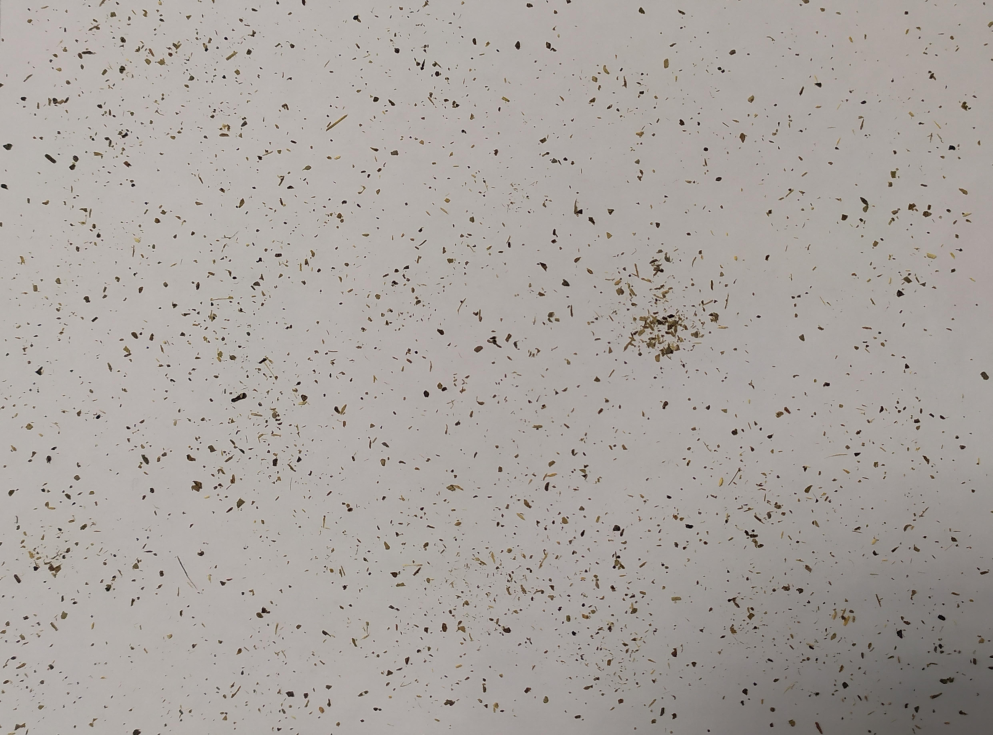
#> input picture Paper1-YMporousmat/count_grains/extrafine/YM2_extrafine_200x150.JPG, 4962 x 3674 px, found by its file name (shown at 1/5 size)
$ jupyter execute count_grain_extrafine.ipynb
#> lines starting #> are read from the running program, lines starting #| are printed output that depends on the picture; after the words box and inside, x2 and y2 are one past the last pixel; in counts of white or black regions, pixels touching at a corner belong together; long printed decimals are rounded
## Algorithm to predict the size of the Yerba Mate grains

It is based in a photo of the grains disposed in a white paper. The algorithm can detect the contours and calculate the equivalent width and length of each grain. Then the distribution of the particle sizes is shown.

1. First the image is loaded and the cv2 library is used to process the image

[cell 1]
import cv2 as cv
import numpy as np
import pandas as pd
import seaborn as sns
from sklearn.cluster import KMeans
import matplotlib.pyplot as plt
import scienceplots

plt.style.use(['science', 'no-latex'])

fname = 'YM2_extrafine_200x150.jpg'
# fname = 'YM2_extrafine_2.2_clean.JPG'
img = cv.imread(fname) #YM_media3_2914x1758
#> img is the input picture: shape (3674, 4962, 3); mean B, G, R 158.7, 162.9, 168.4

#YM2_fine_150x100 --> 2684/150 = 17.89  ; 1768/100 = 17.68 resolution
#YM2_gruesa_200x150 --> 2454/200=12.27 ; 1826/150= 12.17
#YM2_extrafine_200x150 -->  5136/200 = 25.68 ; 3726/150 = 24.84

# Convert the image to grayscale
gray = cv.cvtColor(img, cv.COLOR_BGR2GRAY)
img_rgb = cv.cvtColor(img, cv.COLOR_BGR2RGB)

xlim = (1500, 2300)
ylim = (1750, 1200)

# Apply Gaussian blur to reduce noise
gray_blurred = cv.GaussianBlur(gray, (7, 7), 5)
img_edges = cv.Canny(gray,150,200)
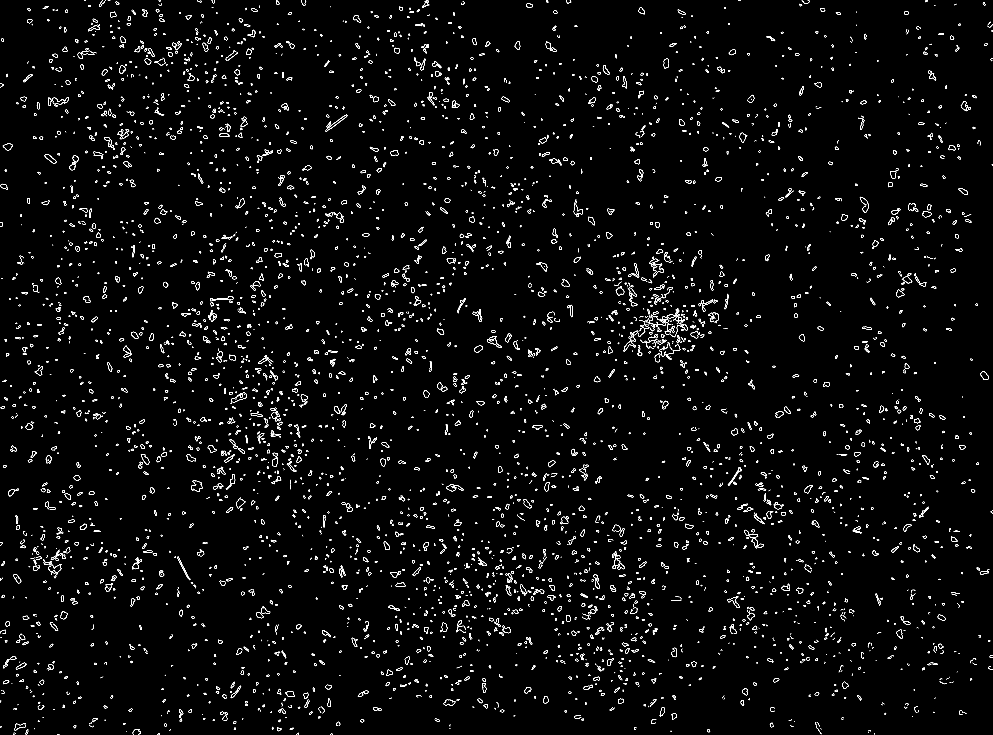
#> img_edges: shape (3674, 4962) (shown at 1/5 size); 1.1% white in thin lines or dots
#cv2.Canny

fig, axx = plt.subplots(1, 4, figsize=(25,10))
axx[0].imshow(img_rgb)
axx[1].imshow(gray, cmap='gray')
axx[2].imshow(gray_blurred, cmap='gray')
axx[3].imshow(img_edges)
#fig.suptitle('Yerba Mate extrafine granules')
axx[0].set_xlabel('Pixel')
axx[0].set_ylabel('Pixel')
axx[0].set_title('Original')
#axx[0].set_xlim(4000, 5000)
#axx[0].set_ylim(2500, 3500)

axx[1].set_title('Gray')
axx[1].set_xlim(xlim)
axx[1].set_ylim(ylim)

axx[2].set_title('Gray Blurred')
axx[2].set_xlim(xlim)
axx[2].set_ylim(ylim)

axx[3].set_title('Edges')
axx[3].set_xlim(xlim)
axx[3].set_ylim(ylim)
plt.show()
print('Hello')

[cell 2]
#!pip install --upgrade pip
#!pip install opencv-python

#### Define the threshold of the image

[cell 3]
# Get the pixel resolution in pixels per millimeter (Enter valid values based on your image)
#pixel_resolution_x = float(input("Enter horizontal pixel resolution (pixels/mm): ")) #2234/100=22.34
#pixel_resolution_y = float(input("Enter vertical pixel resolution (pixels/mm): "))   #1358/60= 22.62

#YM2_extrafine_200x150.jpg (4975x3689 px)
pixel_resolution_x = 24.8
pixel_resolution_y = 24.6

# pixel_resolution_x = 3732/297
# pixel_resolution_y = 2674/210

# Apply thresholding to segment the sticks from the background
thresh = cv.threshold(gray_blurred, 100, 255, cv.THRESH_BINARY_INV + cv.THRESH_OTSU)[1]
#> thresh: shape (3674, 4962); 10.4% white; 3698 white regions (492 under 20 px), largest, box (x1, y1, x2, y2) and area: (3178, 2646, 4962, 3674) 1183112, (3117, 1544, 3441, 1758) 16398, (3296, 1712, 3401, 1799) 4064
thresh2 = cv.adaptiveThreshold(gray_blurred, 255, cv.ADAPTIVE_THRESH_GAUSSIAN_C, cv.THRESH_BINARY_INV, 71,4) #Tune this last two numbers (odd values) to make the selection finer of coarser
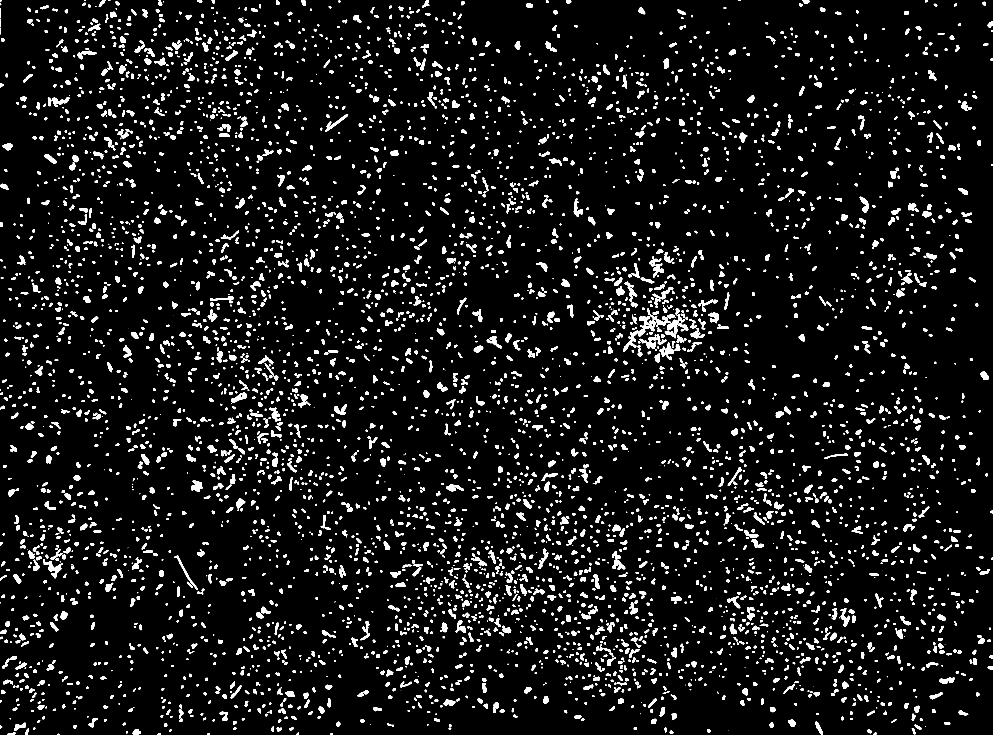
#> thresh2: shape (3674, 4962) (shown at 1/5 size); 6.1% white; 5460 white regions (282 under 20 px)

fig, axx = plt.subplots(2, 2, figsize=(15,10))
axx[0][0].imshow(cv.cvtColor(thresh, cv.COLOR_BGR2RGB))
axx[0][0].set_title('Threshold')

axx[0][1].imshow(cv.cvtColor(thresh, cv.COLOR_BGR2RGB))
axx[0][1].set_xlim(xlim)
axx[0][1].set_ylim(ylim)

axx[1][0].imshow(cv.cvtColor(thresh2, cv.COLOR_BGR2RGB))
axx[1][0].set_title('Adaptive Threshold')

axx[1][1].imshow(cv.cvtColor(thresh2, cv.COLOR_BGR2RGB))
axx[1][1].set_xlim(xlim)
axx[1][1].set_ylim(ylim)

plt.show()
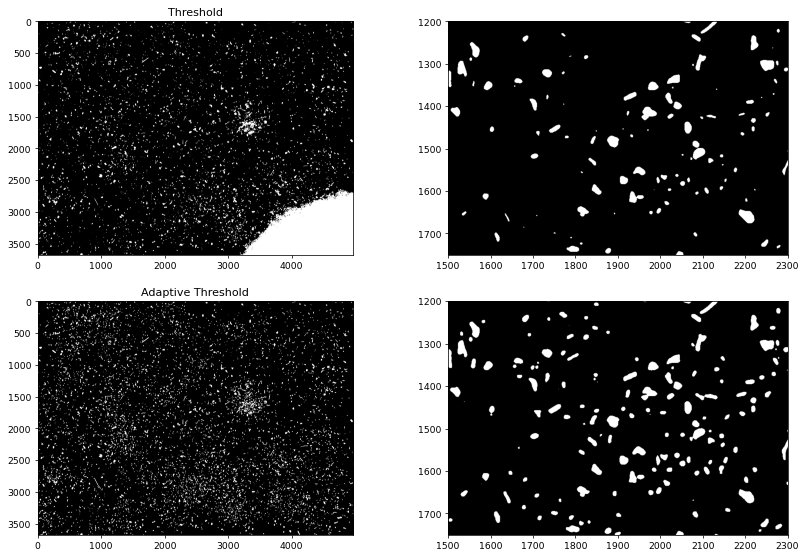
#> figure drawn by matplotlib, 4 panels

#### Find the contours of each grain

- with standard threshold
- with Addaptive threshold

[cell 4]
# Find contours of the sticks

contours, hierarchy = cv.findContours(thresh, cv.RETR_EXTERNAL, cv.CHAIN_APPROX_SIMPLE)
#> contours = 3698 contours, 700 with area under 20; largest, box (x1, y1, x2, y2) and area: (3178, 2646, 4962, 3674) 1186018, (3117, 1544, 3441, 1758) 15742, (3296, 1712, 3401, 1799) 3880, (3200, 1670, 3331, 1744) 3704, (3720, 2649, 3821, 2742) 2908
contours2, hierarchy2 = cv.findContours(thresh2, cv.RETR_EXTERNAL, cv.CHAIN_APPROX_SIMPLE)
#> contours2 = 5460 contours, 408 with area under 20; largest, box (x1, y1, x2, y2) and area: (3190, 1573, 3355, 1682) 5197, (3324, 1572, 3441, 1691) 3658, (215, 2795, 313, 2891) 2538, (3231, 1670, 3333, 1744) 2468, (3246, 1293, 3320, 1389) 2290

fig, axx = plt.subplots(2, 2, figsize=(15,10))
colors = ['r', 'g', 'b', 'y', 'm']
for i, contour in enumerate(contours):
    area = cv.contourArea(contour)
    if area > 100:  # Only draw valid contours
        x, y = contour[:, :, 0].ravel(), contour[:, :, 1].ravel()
        axx[0][0].plot(x, y)
        axx[0][1].plot(x, y)
#> this loop made 3698 passes
#> area on passes 2, 3, 4, 5, 8, 9, 11, 12: 39.5, 54, 57.5, 181.5, 184, 874, 101.5, 53
axx[0][0].imshow(img, cmap='viridis', alpha=0.5)  # Overlay original image
axx[0][0].set_title('Standard threshold')
axx[0][1].imshow(img, cmap='viridis', alpha=0.5)  # Overlay original image
axx[0][1].set_xlim(xlim)
axx[0][1].set_ylim(ylim)

for i, contour in enumerate(contours2):
    area = cv.contourArea(contour)
    if area > 100:  # Only draw valid contours
        x, y = contour[:, :, 0].ravel(), contour[:, :, 1].ravel()
        axx[1][0].plot(x, y)
        axx[1][1].plot(x, y)
#> this loop made 5460 passes
#> area on passes 1 to 8: 29, 77, 61.5, 60, 102, 81.5, 279.5, 76
axx[1][0].imshow(img, cmap='viridis', alpha=0.5)  # Overlay original image
axx[1][0].set_title('Adaptive threshold')
axx[1][1].imshow(img, cmap='viridis', alpha=0.5)  # Overlay original image
axx[1][1].set_xlim(xlim)
axx[1][1].set_ylim(ylim)

plt.show()
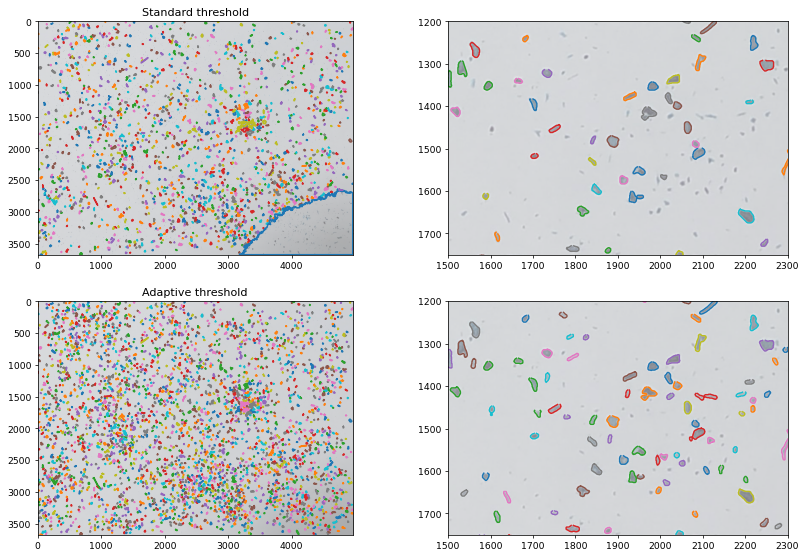
#> figure drawn by matplotlib, 4 panels; B, G, R data is drawn as R, G, B

#### Calculate the area of contours and equivalent width and length of the grains

[cell 5]
#Selected threshold and contour
selected_threshold = thresh2
selected_contour = contours2
#> selected_contour has the same summary as contours2

# Initialize lists to store stick dimensions
stick_lengths = []
stick_widths = []

# Loop through each contour (stick)
for contour in selected_contour:
    # Filter out small contours based on area (this threshold may need adjustment)
    area = cv.contourArea(contour)
    if area > 100:  # Minimum contour area to consider (pixels)
        # Calculate the bounding rectangle for the contour
        x, y, w, h = cv.boundingRect(contour)

        # Debugging: bounding rectangle position and size in pixels
        #print(f"Contour area: {area}, Width (px): {w}, Height (px): {h}")

        # Convert pixel dimensions to millimeters
        length = h / pixel_resolution_y  # Height in mm
        width = w / pixel_resolution_x    # Width in mm

        #Aca agregar que calcule el area de circunferencia equivalente de cada grano:

        # Append the stick dimensions to the lists
        stick_lengths.append(length)  # in mm
        stick_widths.append(width)    # in mm

len(stick_lengths)
#> Out = 3062

#### Create a DataFrame

[cell 6]
dict_dimensions = {'length': stick_lengths, 'width': stick_widths}

df_grains = pd.DataFrame(dict_dimensions)
df_grains.head()

#Add granulometry to dataframe
df_grains['granulometry'] = 'extrafine'

#Save the dataframe into a .csv file
df_grains.to_csv(f'dimensions_{fname}.csv', index=False)

# ------------------------------------------------------

#Calculate mean values and standard deviation

length_mean = round(df_grains['length'].mean(), 2)
length_dev = round(df_grains['length'].std(), 2)

width_mean = round(df_grains['width'].mean(), 2)
width_dev = round(df_grains['width'].std(), 2)

# Sort the arrays making length the larger dimension.
list_dimensions = list(zip(df_grains['length'], df_grains['width']))
length_sorted = np.array([max(dim) for dim in list_dimensions])
width_sorted = np.array([min(dim) for dim in list_dimensions])

length_mean = round(length_sorted.mean(), 2)
width_mean = round(width_sorted.mean(), 2)

length_dev = round(length_sorted.std(), 2)
width_dev = round(width_sorted.std(), 2)

df_grains['length'] = length_sorted
df_grains['width'] = width_sorted


df_grains['length'].size

df_grains.head(20)
#> Out = table of 20 rows and 3 columns

#### Add particle volume: considered as flakes

[cell 7]
for row in df_grains.itertuples():
    # volume = (np.pi*(row.width/2)**2)*row.length   # In mm^3, assuming cylindrical shape of the grains
    # volume = row.width*row.length**2   # In mm^3, assuming rectangular prism shape of the grains
    volume = row.width*row.length*0.28   # In mm^3, assuming rectangular flakes shape of the grains
    df_grains.loc[row.Index, 'volume'] = volume
#> this loop made 3062 passes
#> row on passes 1 to 3: (0, 0.565, 0.447, 'extrafine'), (1, 1.61, 0.447, 'extrafine'), (2, 0.691, 0.685, 'extrafine')

[cell 8]
print('Total volume of grains (m^3):', df_grains['volume'].sum() / 1e9) # Convert from mm^3 to m^3
#| Total volume of grains (m^3): 7.87077760293732e-07
print('Total number of grains:', len(df_grains))
#| Total number of grains: 3062

mass_grains = 0.11*1e-3   # Mass of grains in kg (assuming 9.17 g)
total_volume = df_grains['volume'].sum()*1e-9  # Total volume of grains in m^3 (convert from mm^3 to m^3)
density_grain = mass_grains / total_volume   # Total volume of grains divided by the total volume of the sample (in m^3)
print('Density of grains (kg/m^3):', density_grain)
#| Density of grains (kg/m^3): 139.757

[cell 9]
dens_grain_global = (0.11*1e-3 / len(df_grains)) / (df_grains['length'].mean()*df_grains['width'].mean()*0.28*1e-9 )  # Total mass of grains divided by the total volume of the sample (in m^3)
print('Density of grains calculated globally (kg/m^3):', dens_grain_global)
#| Density of grains calculated globally (kg/m^3): 167.960

#### Plot the results

[cell 10]
df_grains['length'].mean()
#> Out = 1.03

[cell 11]
fig = plt.figure(figsize=(15,10))
gs = fig.add_gridspec(3,3, figure=fig)

ax1=fig.add_subplot(gs[0,0])
ax2=fig.add_subplot(gs[0,-2])
ax3=fig.add_subplot(gs[0,-1])
ax4=fig.add_subplot(gs[1,:])
ax5=fig.add_subplot(gs[2,:])

ax1.imshow(img_rgb, cmap='gray')
ax2.imshow(selected_threshold, cmap='gray')
ax3.imshow(gray, cmap='gray')

for i, contour in enumerate(selected_contour):
    area = cv.contourArea(contour)
    if area > 100:  # Only draw valid contours
        x, y = contour[:, :, 0].ravel(), contour[:, :, 1].ravel()
        ax3.plot(x, y)
#> this loop made 5460 passes
#> contour on passes 9, 25, 31: [[3642, 3653], [3641, 3654]], [[4625, 3630], [4625, 3631], [4627, 3631], [4627, 3630]], [[1850, 3620], [1850, 3621], [1851, 3621], [1851, 3620]]
ax3.imshow(img, cmap='viridis', alpha=0.5)  # Overlay original image
ax3.set_xlabel('pixel')
#ax3.set_ylabel('pixel')

bin_edges = np.linspace(0, 15, 361)
fontsize=20
count = df_grains['length'].size

sns.histplot(data=df_grains, ax=ax4, x='length', bins=bin_edges, kde=True, log_scale=False, label=f'Count: {count}, Mean: {length_mean} mm, std: {length_dev} mm')
#sns.histplot(data=clustered_sticks[1], ax=ax4, x='length', bins=30, kde=True, log_scale=False, label=f'Mean: {round(np.array(clustered_sticks[1]["length"]).mean(), 2)} mm, std: {round(np.array(clustered_sticks[1]["length"]).std(), 2)} mm')
#sns.jointplot(data=df, x="length", y="width")
ax4.set_xlabel('Length [mm]', fontsize=fontsize)
ax4.set_ylabel('Counts', fontsize=fontsize)
xlabels=np.arange(0,30,1)
ax4.set_xticks(xlabels)
ax4.tick_params(axis ='both', length=5, width=1, color='lightgray', labelsize=fontsize)
ax4.set_xlim(0, 3)
for spine in ax4.spines.values():
    spine.set_color('lightgrey')  # Change spine color to light grey
ax4.legend(fontsize=fontsize)


sns.histplot(data=df_grains, ax=ax5, x='width', bins=bin_edges, kde=True, log_scale=False, label=f'Count: {count}, Mean: {width_mean} mm, std: {width_dev} mm')
#sns.histplot(data=clustered_sticks[1], ax=ax5, x='width', bins=30, kde=True, log_scale=False, label=f'Mean: {round(np.array(clustered_sticks[1]["width"]).mean(), 2)} mm, std: {round(np.array(clustered_sticks[1]["width"]).std(), 2)} mm')
ax5.set_xlabel('Width [mm]', fontsize=fontsize)
ax5.set_ylabel('Counts', fontsize=fontsize)
ax5.set_xticks(xlabels)
ax5.tick_params(axis ='both', length=5, width=1, color='lightgray', labelsize=fontsize)
ax5.set_xlim(0, 3)
for spine in ax5.spines.values():
    spine.set_color('lightgrey')  # Change spine color to light grey

plt.tight_layout(pad=0.5)
ax5.legend(fontsize=fontsize)

plt.show()
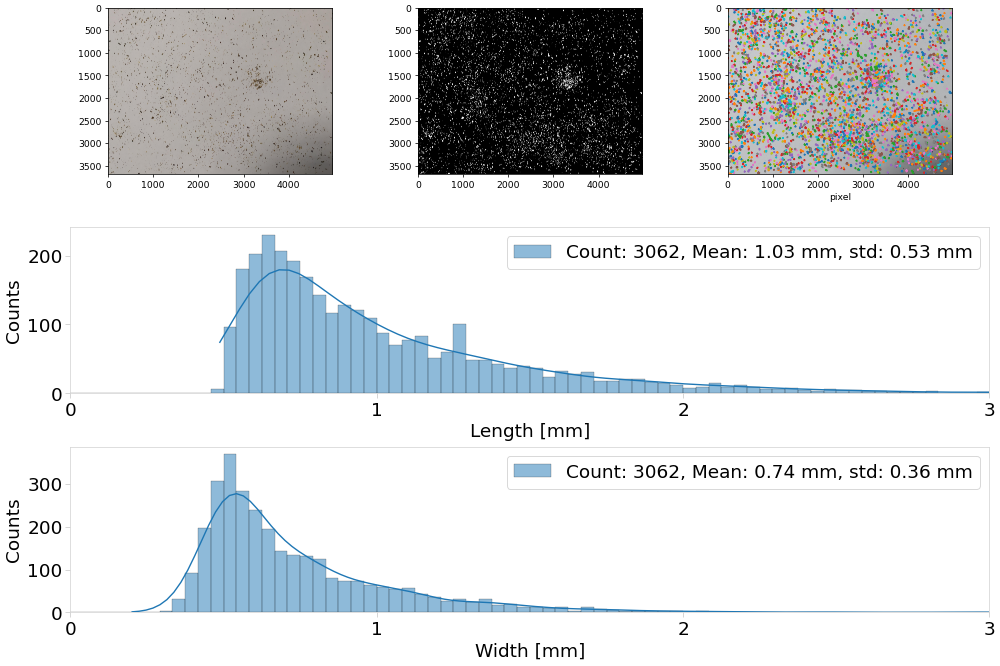
#> figure drawn by matplotlib, 5 panels; B, G, R data is drawn as R, G, B; panel 4: tallest bar 230 high, from x = 0.625 to 0.667; panel 4: curve peaks at x = 0.681, y = 179.3; panel 5: tallest bar 368 high, from x = 0.5 to 0.542; panel 5: curve peaks at x = 0.542, y = 276.6

[cell 12]
fig, ax = plt.subplots(1, 1, figsize=(15,5))

bin_edges = np.linspace(0, 15, 361)
fontsize=28
count = df_grains['length'].size

sns.histplot(data=df_grains, ax=ax, x='length', bins=bin_edges, kde=True, line_kws={'linewidth': 3}, log_scale=False, label=f'Total counts: {count}') #, Mean: {width_mean} mm, Std: {width_dev} mm
#sns.histplot(data=clustered_sticks[1], ax=ax4, x='length', bins=30, kde=True, log_scale=False, label=f'Mean: {round(np.array(clustered_sticks[1]["length"]).mean(), 2)} mm, std: {round(np.array(clustered_sticks[1]["length"]).std(), 2)} mm')
#sns.jointplot(data=df, x="length", y="width")
ax.set_xlabel('Length [mm]', fontsize=fontsize)
ax.set_ylabel('Counts', fontsize=fontsize)
xlabels=np.arange(0,30,1)
ax.set_xticks(xlabels)
ax.tick_params(axis ='both', length=5, width=1, color='lightgray', labelsize=fontsize)
ax.set_xlim(0, 3)
ax.set_ylim(0, 300)
# for spine in ax[0].spines.values():
#     spine.set_color('lightgrey')  # Change spine color to light grey
ax.legend(fontsize=fontsize-5, frameon=False)
ax.set_yticks([0, 100, 200])
ax.spines['right'].set_color('lightgrey')
ax.spines['top'].set_color('lightgrey')
ax.grid(which='both', alpha=0.3)

fig, ax = plt.subplots(1, 1, figsize=(15,5))

sns.histplot(data=df_grains, ax=ax, x='width', bins=bin_edges, kde=True, edgecolor='grey', line_kws={"linewidth": 3}, log_scale=False, label=f'Total counts: {count}') #, Mean: {width_mean} mm, Std: {width_dev} mm
#sns.histplot(data=clustered_sticks[1], ax=ax5, x='width', bins=30, kde=True, log_scale=False, label=f'Mean: {round(np.array(clustered_sticks[1]["width"]).mean(), 2)} mm, std: {round(np.array(clustered_sticks[1]["width"]).std(), 2)} mm')
ax.set_xlabel('Width [mm]', fontsize=fontsize)
ax.set_ylabel('Counts', fontsize=fontsize)
ax.set_xticks(xlabels)
ax.tick_params(axis ='both', length=5, width=1, color='lightgray', labelsize=fontsize)
ax.set_xlim(0, 3)
ax.set_ylim(0, 500)
# for spine in ax[1].spines.values():
#     spine.set_color('lightgrey')  # Change spine color to light grey

ax.spines['right'].set_color('lightgrey')
ax.spines['top'].set_color('lightgrey')
# plt.tight_layout(pad=0.5)
ax.legend(fontsize=fontsize-5, frameon=False)
ax.set_yticks([0, 200, 400])
ax.grid(which='both', alpha=0.3)

plt.show()
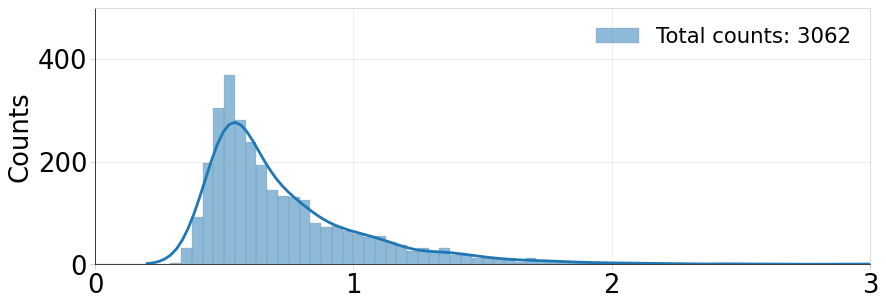
#> figure drawn by matplotlib, 1 panel; tallest bar 368 high, from x = 0.5 to 0.542; curve peaks at x = 0.542, y = 276.6

[cell 13]
from scipy import stats
print('Mean width: ', df_grains['width'].mean())
#| Mean width:  0.7446
print('Median width: ', df_grains['width'].median())
#| Median width:  0.6452
print('Mode width: ', df_grains['width'].mode())
#| Mode width:  0    0.5285
#| Name: width, dtype: float64
print('-----------------------------------')
print('Mean length: ', df_grains['length'].mean())
#| Mean length:  1.026
print('Median length: ', df_grains['length'].median())
#| Median length:  0.8537
print('Mode length: ', df_grains['length'].mode())
#| Mode length:  0    0.6452
#| Name: length, dtype: float64

print('Mode length: ', stats.mode(df_grains['length'])[0])
#| Mode length:  0.6452

[cell 14]
sns.jointplot(data=df_grains, x='width', y='length')
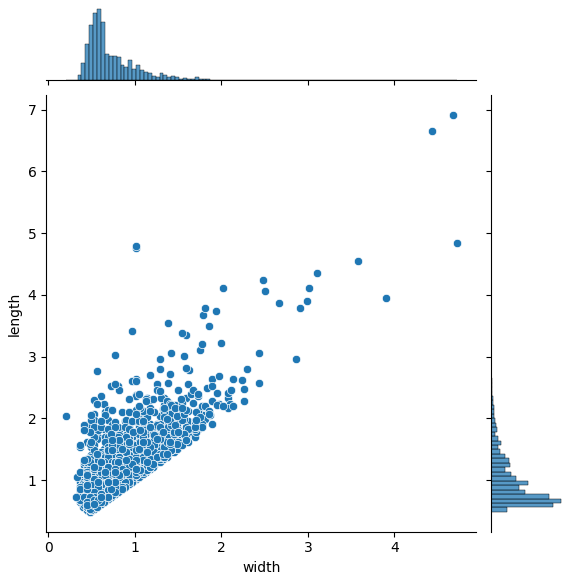
#> figure drawn by matplotlib, 3 panels
